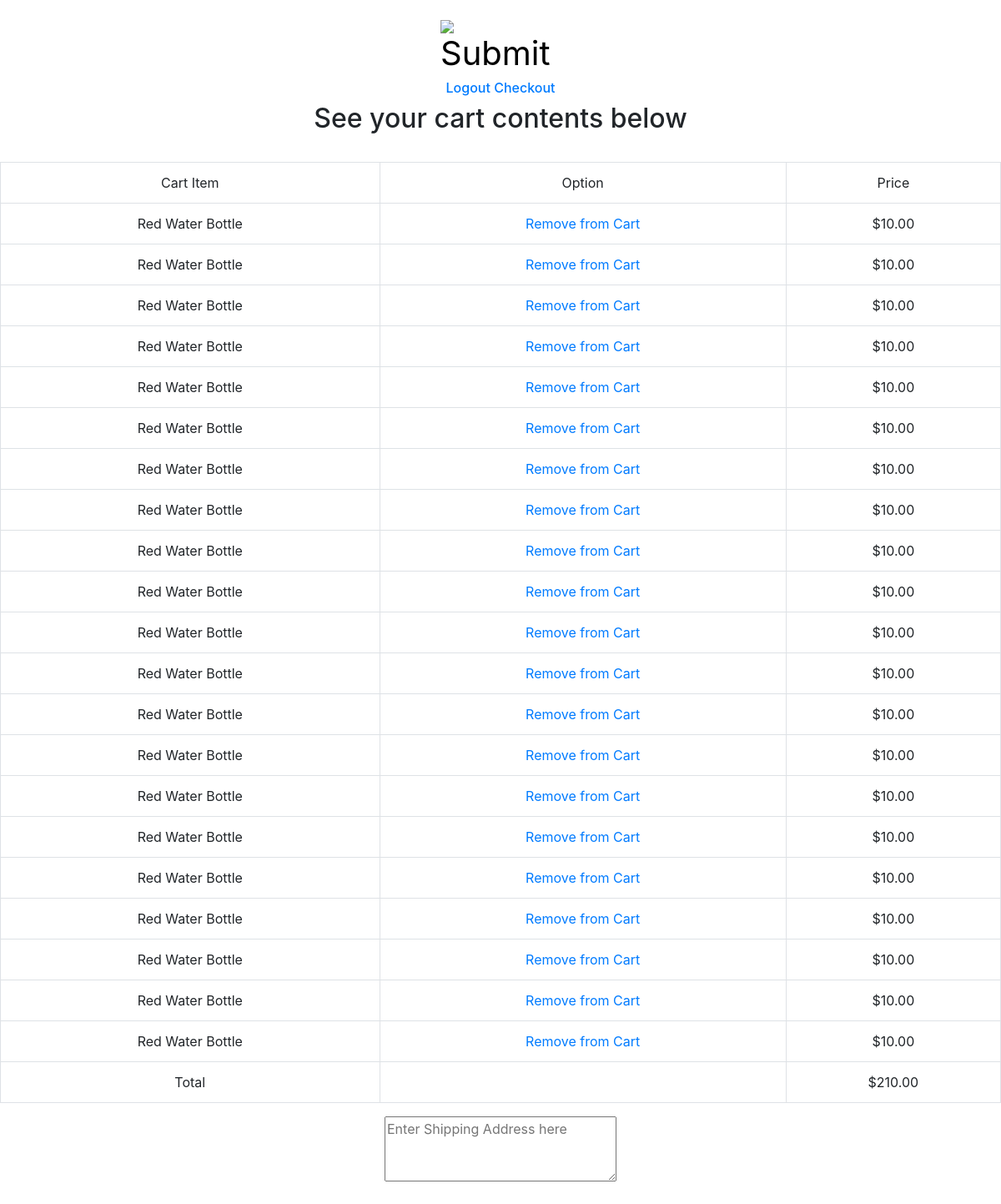
/checkout (signed in), run on the app's committed database.
### orders/models.py (models this page shows, shortened)
class OrderItem(models.Model):
    product = models.ForeignKey(Product, on_delete=models.CASCADE)
    order = models.ForeignKey(Order, on_delete=models.CASCADE)

class Product(models.Model):
    name = models.CharField(max_length=75, unique=True)
    price = models.DecimalField(decimal_places=2, max_digits=4)
    description = models.CharField(max_length=2500, blank=True)
    def __str__(self):
        return f"{self.name}"

### orders/views.py (the view)
# urls.py: path("checkout",views.checkout, name="checkout"),
def checkout(request):
    try:
        order = Order.objects.get(customer=request.user, orderStatus=OrderStatus.objects.get(status="Unplaced"))
    except Order.DoesNotExist:
        context = {
            "user": request.user,
            "products": Product.objects.all(),
            "message": "Cart is empty!",
            "color": "red"
        }
        return render(request,"project4index.html", context)
    orderItems = OrderItem.objects.filter(order=order)
    totalPrice = 0
    for orderItem in orderItems:
        totalPrice = totalPrice + orderItem.product.price
    stripePrice = totalPrice * 100
    context = {
    "orderItems": orderItems,
    "totalPrice": totalPrice,
    "stripePrice": stripePrice,
    "key": settings.STRIPE_PUBLISHABLE_KEY
    }
    return render(request, "checkout.html", context)

### orders/templates/checkout.html (shortened to what this page needs)
{% extends "project4layout.html" %}
{% block heading %}
See your cart contents below
{% endblock %}
{% block body %}
<table class="table table-bordered">
  <tr>
    <td>Cart Item</td>
    <td>Option</td>
    <td>Price</td>
  </tr>
  {% for orderItem in orderItems %}
  <tr>
    <td>{{ orderItem.product }}</td>
    <td><a href="removeFromCart/{{orderItem.pk}}">Remove from Cart</a></td>
    <td>${{ orderItem.product.price }}</td>
  </tr>
  {% endfor %}
  <tr>
    <td>Total</td>
    <td></td>
    <td>${{ totalPrice }}</td>
  </tr>
</table>
<form action="{% url 'placeOrder' %}" method="post">
  <textarea rows="3" cols="25" name="address" placeholder="Enter Shipping Address here"></textarea>
  <br>
</form>
<br>
<br>
{% endblock %}

### data on the page
OrderItem: product "Red Water Bottle", product.price "10.00"
OrderItem: product "Red Water Bottle", product.price "10.00"
OrderItem: product "Red Water Bottle", product.price "10.00"
OrderItem: product "Red Water Bottle", product.price "10.00"
OrderItem: product "Red Water Bottle", product.price "10.00"
OrderItem: product "Red Water Bottle", product.price "10.00"
OrderItem: product "Red Water Bottle", product.price "10.00"
OrderItem: product "Red Water Bottle", product.price "10.00"
OrderItem: product "Red Water Bottle", product.price "10.00"
OrderItem: product "Red Water Bottle", product.price "10.00"
OrderItem: product "Red Water Bottle", product.price "10.00"
OrderItem: product "Red Water Bottle", product.price "10.00"
OrderItem: product "Red Water Bottle", product.price "10.00"
OrderItem: product "Red Water Bottle", product.price "10.00"
OrderItem: product "Red Water Bottle", product.price "10.00"
OrderItem: product "Red Water Bottle", product.price "10.00"
OrderItem: product "Red Water Bottle", product.price "10.00"
OrderItem: product "Red Water Bottle", product.price "10.00"
OrderItem: product "Red Water Bottle", product.price "10.00"
OrderItem: product "Red Water Bottle", product.price "10.00"
OrderItem: product "Red Water Bottle", product.price "10.00"

### other printed values
{{ totalPrice }} "210.00"
